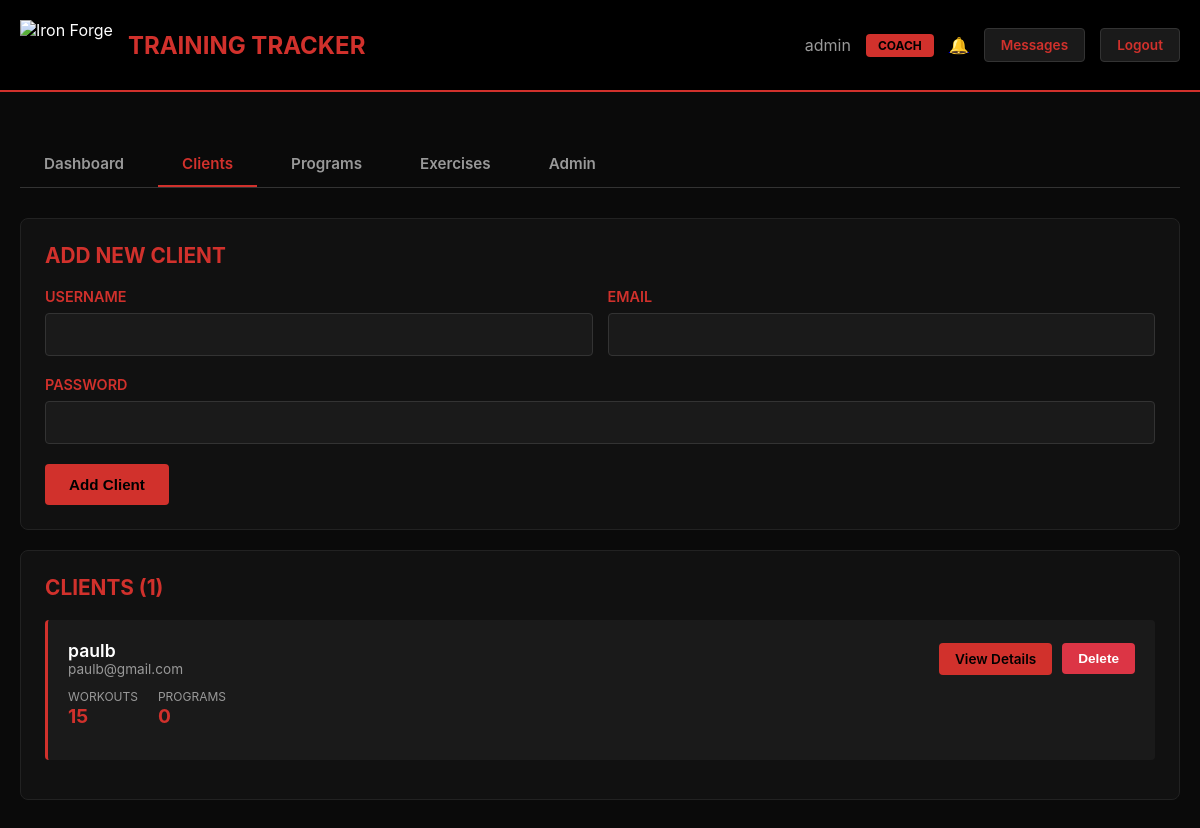
The app's page /coach/clients (signed in) with its own data.
### models.py (models this page shows)
class User(db.Model):
    id = db.Column(db.Integer, primary_key=True)
    username = db.Column(db.String(80), unique=True, nullable=False)
    email = db.Column(db.String(120), unique=True, nullable=False)
    password = db.Column(db.String(200), nullable=False)
    is_admin = db.Column(db.Boolean, default=False)
    created_at = db.Column(db.DateTime, default=datetime.utcnow)
    coach_id = db.Column(db.Integer, db.ForeignKey('user.id'), nullable=True)
    workouts = db.relationship('Workout', backref='user', lazy='dynamic', foreign_keys='Workout.user_id')
    assigned_programs = db.relationship('ProgramAssignment', backref='user', lazy='dynamic', foreign_keys='ProgramAssignment.user_id')
    notifications = db.relationship('Notification', backref='user', lazy='dynamic', foreign_keys='Notification.user_id')
    messages_sent = db.relationship('Message', backref='sender', lazy='dynamic', foreign_keys='Message.sender_id')
    messages_received = db.relationship('Message', backref='recipient', lazy='dynamic', foreign_keys='Message.recipient_id')

### routes.py (the view)
    @app.route('/coach/clients')
    @admin_required
    def coach_clients():
        try:
            clients = User.query.filter_by(is_admin=False).all()
            return render_template('coach_clients.html', clients=clients)
        except Exception:
            flash('Error loading clients', 'error')
            return redirect(url_for('dashboard'))

### token_auth.py (called while the page is built, shortened)
def admin_required(f):
    @wraps(f)
    def decorated_function(*args, **kwargs):
        user = token_auth.get_current_user()
        if not user:
            flash('Please log in to access this page', 'error')
            return redirect(url_for('login'))
        if not user.is_admin:
            flash('Admin access required', 'error')
            return redirect(url_for('dashboard'))
        return f(*args, **kwargs)
    return decorated_function

    def verify_token(self, token, token_type='access'):
        try:
            payload = jwt.decode(token, current_app.config['JWT_SECRET_KEY'], algorithms=['HS256'])
            if payload.get('type') != token_type:
                return None
            return payload
        except jwt.ExpiredSignatureError:
            return 'expired'
        except jwt.InvalidTokenError:
            return None

    def get_current_user(self):
        token = session.get('access_token')
        if not token:
            return None
        payload = self.verify_token(token)
        if not payload:
            return None
        try:
            user = User.query.get(payload['user_id'])
            return user
        except Exception:
            return None

### templates/coach_clients.html (shortened to what this page needs)
{% extends "base.html" %}
{% block content %}
<div class="nav-tabs">
    <a href="{{ url_for('coach_dashboard') }}" class="nav-tab">Dashboard</a>
    <a href="{{ url_for('coach_clients') }}" class="nav-tab active">Clients</a>
    <a href="{{ url_for('coach_programs') }}" class="nav-tab">Programs</a>
    <a href="{{ url_for('coach_exercises') }}" class="nav-tab">Exercises</a>
    <a href="{{ url_for('admin_panel') }}" class="nav-tab">Admin</a>
</div>
<div class="card">
    <h3 class="card-header">Add New Client</h3>
    <form method="POST" action="{{ url_for('create_user') }}">
        <div style="display:grid;grid-template-columns:1fr 1fr;gap:15px">
            <div class="form-group">
                <label>Username</label>
                <input type="text" name="username" required>
            </div>
            <div class="form-group">
                <label>Email</label>
                <input type="email" name="email" required>
            </div>
        </div>
        <div class="form-group">
            <label>Password</label>
            <input type="password" name="password" required>
        </div>
        <button type="submit" class="btn">Add Client</button>
    </form>
</div>
<div class="card">
    <h3 class="card-header">Clients ({{ clients|length }})</h3>
    {% if clients %}
    {% for client in clients %}
    <div class="workout-item">
        <div class="workout-header">
            <div>
                <div class="workout-name">{{ client.username }}</div>
                <div style="color:#999;font-size:.85em">{{ client.email }}</div>
            </div>
            <div style="display:flex;gap:10px">
                <a href="{{ url_for('view_client', client_id=client.id) }}" class="btn btn-small">View Details</a>
                <form method="POST" action="{{ url_for('delete_user', user_id=client.id) }}" style="display:inline">
                    <button type="submit" class="btn btn-small btn-danger" onclick="return confirm('Delete this client?')">Delete</button>
                </form>
            </div>
        </div>
        <div class="workout-stats">
            <div class="workout-stat">
                <span class="workout-stat-label">Workouts</span>
                <span class="workout-stat-value">{{ client.workouts.count() }}</span>
            </div>
            <div class="workout-stat">
                <span class="workout-stat-label">Programs</span>
                <span class="workout-stat-value">{{ client.assigned_programs.count() }}</span>
            </div>
        </div>
    </div>
    {% endfor %}
    {% else %}
    <div class="empty-state">
        <p>No clients yet</p>
    </div>
    {% endif %}
</div>
{% endblock %}

### templates/base.html (shortened to what this page needs)
<!DOCTYPE html>
<html>
<head>
</head>
<body>
    <div class="header">
        <div class="header-content">
            <div class="logo-container">
                <img src="https://www.ironforgegym.co.uk/wp-content/uploads/2022/08/IRON-VECTOR_inver002-1.svg" alt="Iron Forge" class="logo">
                <span class="logo-text">Training Tracker</span>
            </div>
            {% if session.get('username') %}
            <div class="user-info">
                <span>{{ session.get('username') }}</span>
                {% if session.get('is_admin') %}
                <span class="admin-badge">Coach</span>
                {% endif %}
                <a href="{{ url_for('notifications') }}" class="notification-badge">🔔
                </a>
                <a href="{{ url_for('messages') }}" class="btn btn-small btn-secondary">Messages</a>
                <a href="{{ url_for('logout') }}" class="btn btn-small btn-secondary">Logout</a>
            </div>
            {% endif %}
        </div>
    </div>
    <div class="container">
        {% block content %}{% endblock %}
    </div>
</body>
</html>

### templates/base.html (style rules this page uses)
* { margin:0;padding:0;box-sizing:border-box }
body { font-family:-apple-system,BlinkMacSystemFont,'Segoe UI',Roboto,sans-serif;background:#0a0a0a;color:#fff;min-height:100vh }
.container { max-width:1200px;margin:0 auto;padding:20px }
.header { background:#000;border-bottom:2px solid #d1312c;padding:20px 0;margin-bottom:30px }
.header-content { max-width:1200px;margin:0 auto;padding:0 20px;display:flex;align-items:center;justify-content:space-between }
.logo-container { display:flex;align-items:center;gap:15px }
.logo { height:50px;width:auto }
.logo-text { font-size:1.5em;font-weight:700;color:#d1312c;text-transform:uppercase }
.user-info { display:flex;align-items:center;gap:15px;color:#999 }
.notification-badge { position:relative;cursor:pointer }
.admin-badge { background:#d1312c;color:#000;padding:4px 12px;border-radius:4px;font-size:.75em;font-weight:700;text-transform:uppercase }
.nav-tabs { display:flex;gap:10px;margin-bottom:30px;border-bottom:1px solid #333;overflow-x:auto }
.nav-tab { padding:12px 24px;background:none;border:none;color:#999;cursor:pointer;font-size:.95em;font-weight:600;text-decoration:none;white-space:nowrap;border-bottom:2px solid transparent;transition:all .3s }
.nav-tab.active { color:#d1312c;border-bottom-color:#d1312c }
.btn { background:#d1312c;color:#000;border:none;padding:12px 24px;border-radius:4px;cursor:pointer;font-size:.95em;font-weight:600;text-decoration:none;display:inline-block;transition:all .3s }
.btn-secondary { background:#1a1a1a;color:#d1312c;border:1px solid #333 }
.btn-danger { background:#dc3545;color:white }
.btn-small { padding:8px 16px;font-size:.85em }
.form-group { margin-bottom:20px }
label { display:block;margin-bottom:8px;color:#d1312c;font-weight:600;font-size:.9em;text-transform:uppercase }
input,textarea,select { width:100%;padding:12px;background:#1a1a1a;border:1px solid #333;border-radius:4px;color:#fff;font-size:.95em }
.card { background:#111;border:1px solid #222;border-radius:8px;padding:24px;margin-bottom:20px }
.card-header { font-size:1.3em;font-weight:700;color:#d1312c;margin-bottom:20px;text-transform:uppercase }
.workout-item,.program-item { background:#1a1a1a;border-left:3px solid #d1312c;padding:20px;margin-bottom:15px;border-radius:4px }
.workout-header { display:flex;justify-content:space-between;align-items:center;margin-bottom:12px;flex-wrap:wrap;gap:10px }
.workout-name { font-size:1.1em;font-weight:600;color:#fff }
.workout-stats { display:flex;gap:20px;margin:12px 0;flex-wrap:wrap }
.workout-stat { display:flex;flex-direction:column }
.workout-stat-label { color:#999;font-size:.75em;text-transform:uppercase }
.workout-stat-value { color:#d1312c;font-size:1.2em;font-weight:700 }

### records on screen
User: get "admin"
User: username "paulb", email "paulb@gmail.com", workouts.count "15", assigned_programs.count "0"

### other values on screen
{{ clients|length }} "1"
